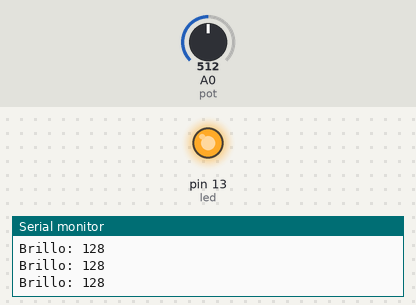
This sketch was run on a simulated Arduino Uno, built with avr-gcc and run on an emulated ATmega328P. Shown: output pins drawn as LEDs (lit = HIGH), the last lines printed to the serial monitor. The inputs (shaded band) are chosen by the test bench; at power-on: A0 (pot) = 512.

Above: at 1.2 s.
1.3 s: A0 (pot) set to 496
At 2.5 s:
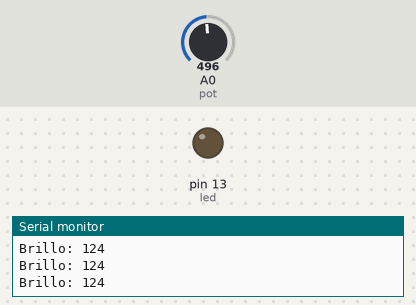
2.8 s: A0 (pot) set to 716
At 4.0 s:
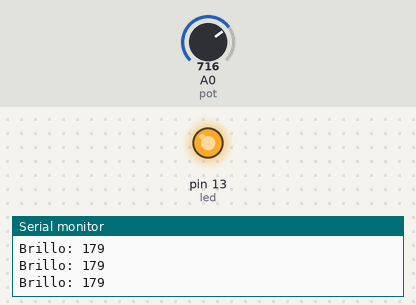
4.3 s: A0 (pot) set to 511
At 5.4 s:
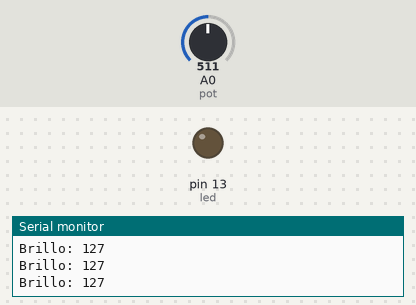
Timing chart, 0 to 7.3 s (numbered marks = the images above; inputs shaded):
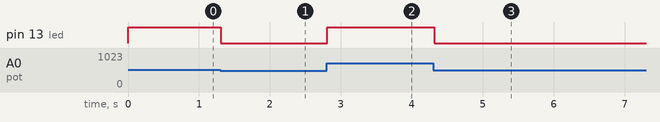

The sketch:

PotenciometroPWM.ino
```cpp
//Moyete
//Edgar Moises Hernandez Gonzalez
//Controlar el brillo de un led con un potenciometro
//21-09-2017

const int led=13;//Pin digital 13
const int pot=A0;//Pin analogico A0

void setup() {
  Serial.begin(9600);//Comunicacion serial
  pinMode(led,OUTPUT);//salida
}

void loop() {
  int brillo=analogRead(pot)/4;//leer senal analogica, se divide porque 1024/4=256
  analogWrite(led,brillo);//enviar pulso analogico a led para intensidad de brillo
  Serial.print("Brillo: ");
  Serial.println(brillo);
  delay(100);//100 milisegundos, Comentar si desea graficar
}
```

Measured:
- the behaviour switches between 512 and 511 on A0 (pot) (found by bisection; images 0 and 1)
- after the input at 1.3 s, pin 13 (led): HIGH → LOW at once
- after the input at 2.8 s, pin 13 (led): LOW → HIGH at once
- after the input at 4.3 s, pin 13 (led): HIGH → LOW at once
